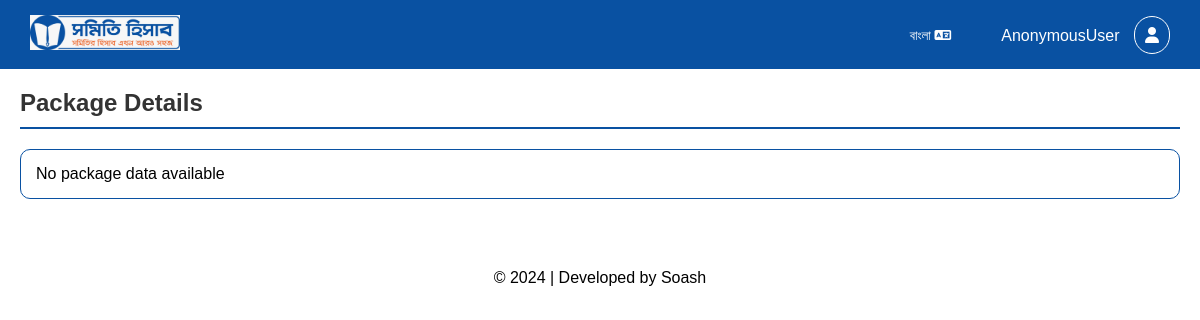
Page /package/ on the earlier database version.
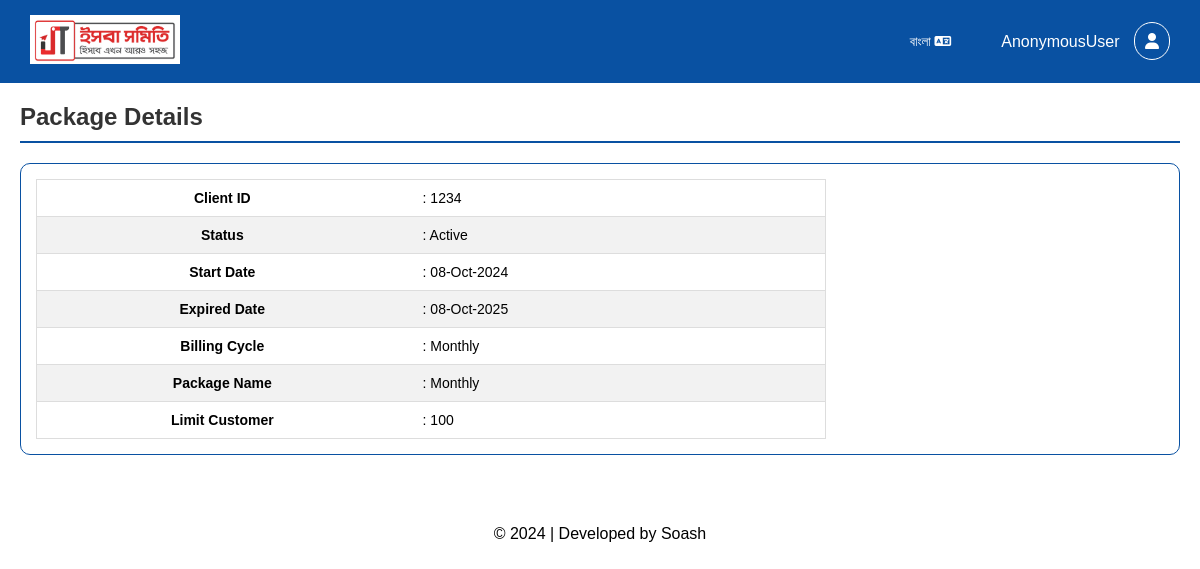
Same page on the later database version.
### app1/models.py (models this page shows, shortened)
class Logo(models.Model):
    image = models.ImageField(upload_to='logos/')
    uploaded_at = models.DateTimeField(auto_now_add=True)

class Package(models.Model):
    client_id = models.CharField(max_length=255, default="1234", blank=True, null=True)
    status = models.CharField(max_length=50, default="Active", blank=True, null=True)
    start_date = models.DateField(blank=True, null=True)
    expired_date = models.DateField(blank=True, null=True)
    billing_cycle = models.CharField(max_length=50, default="Monthly", blank=True, null=True)
    package_name = models.CharField(max_length=100, blank=True, null=True)
    limit_customer = models.CharField(max_length=100, default="100", blank=True, null=True)

### app1/views.py (the view)
# urls.py: path('package/', views.package, name='package'),
def package(request):
    package = Package.objects.first()
    if not package:
        return render(request, 'app1/package.html', {'error': 'No packages available'})
    return render(request, 'app1/package.html', {'package': package})

### app1/context_processors.py (called while the page is built)
def branches(request):
    language = request.session.get('language', 'en')
    translation.activate(language)
    request.LANGUAGE_CODE = language
    return {
        'branches': Branch.objects.all()
    }

def active_branch_processor(request):
    if isinstance(request.user, AnonymousUser):
        active_branch = None
    elif isinstance(request.user, Customer):
        active_branch = None
    elif isinstance(request.user, CustomUser):
        active_branch = ActiveBranch.objects.filter(user=request.user).first()
    else:
        active_branch = None
    logo = Logo.objects.first()
    return {'active_branch': active_branch, 'logo': logo}

### report/templatetags/custom_filters.py (called while the page is built)
@register.filter(name='has_permission')
def has_permission(user, perm_name):
    return user.has_perm(perm_name)

### templates/app1/package.html (shortened to what this page needs)
{% extends 'base.html' %}
{% load i18n %}
{% load static %}
{% block style_links %}
<link rel="stylesheet" href="{% static 'app1/customer_details.css' %}">
{% endblock %}
{% block content %}
<h2>{% trans "Package Details" %}</h2>
<div class="div1">
    {% if package %}
    <table>
        <tr>
            <th>{% trans "Client ID" %}</th>
            <td>: {{ package.client_id }}</td>
        </tr>
        <tr>
            <th>{% trans "Status" %}</th>
            <td>: {{ package.status }}</td>
        </tr>
        <tr>
            <th>{% trans "Start Date" %}</th>
            <td>: {{ package.start_date|date:"d-M-Y" }}</td>
        </tr>
        <tr>
            <th>{% trans "Expired Date" %}</th>
            <td>: {{ package.expired_date|date:"d-M-Y" }}</td>
        </tr>
        <tr>
            <th>{% trans "Billing Cycle" %}</th>
            <td>: {{ package.billing_cycle }}</td>
        </tr>
        <tr>
            <th>{% trans "Package Name" %}</th>
            <td>: {{ package.package_name }}</td>
        </tr>
        <tr>
            <th>{% trans "Limit Customer" %}</th>
            <td>: {{ package.limit_customer }}</td>
        </tr>
    </table>
    {% else %}
        <p>{% trans "No package data available" %}</p>
    {% endif %}
</div>
{% endblock %}

### templates/base.html (shortened to what this page needs)
<!DOCTYPE html>
<html lang="en">
<head>
    {% load static %}
    {% load i18n %}
    {% load custom_filters %}
    <link rel="stylesheet" href="{% static 'base.css' %}">
    <link rel="stylesheet" href="https://cdnjs.cloudflare.com/ajax/libs/font-awesome/6.6.0/css/all.min.css">
    {% block style_links %}{% endblock %}
</head>
<body>
    <div class="nav">
        <div class="nav1">
            <div>
                {% if logo %}
                    {% if user.is_staff %}
                        <a href="{% url 'home' %}"><img src="{{ logo.image.url }}" alt="Site Logo"></a>
                    {% else %}
                        <a href="{% url 'customer_home' %}"><img src="{{ logo.image.url }}" alt="Site Logo"></a>
                    {% endif %}
                {% else %}
                    <a href="{% url 'home' %}"><img src="{% static 'img/logo.jpg' %}" alt="Default Logo"></a>
                {% endif %}
            </div>
        </div>
        <div class="nav2">
            <div>
                {% if request.LANGUAGE_CODE == 'bn' %}
                    <button onclick="setLanguage('en')" class="lang">English <i class="fa-solid fa-language"></i></button>
                {% else %}
                    <button onclick="setLanguage('bn')" class="lang">বাংলা <i class="fa-solid fa-language"></i></button>
                {% endif %}
            </div>
            <div class="admin-menu">
                <div id="admin-btn">
                    {% if user.is_staff %}
                    <span>{{user.username}}</span>
                    {% else %}
                    <span>{{request.user}}</span>
                    {% endif %}
                    <i class="fa-solid fa-user" style="border: 1px solid; border-radius: 50px; padding: 10px; margin-left: 10px;"></i>
                </div>
            </div>
        </div>
    </div>
    <div class="container">
        <div class="main">
            {% block content %}{% endblock %}
        </div>
    </div>
    <footer>
        <p>&copy; 2024 | Developed by Soash</p>
    </footer>
</body>
</html>

### static/base.css (style rules this page uses)
:root { --primary-color: #0951a2; --secondary-color: #2ecc71; --text-color: #333; }
* { box-sizing: border-box; padding: 0; margin: 0; font-family: Arial, sans-serif; }
.nav { display: flex; color: white; padding: 5px 20px; justify-content: space-between; background: var(--primary-color); }
.nav1 { display: flex; padding: 10px; align-items: center; justify-content: space-between; flex-wrap: wrap; gap: 50px; }
.nav2 { display: flex; padding: 10px; align-items: center; flex-wrap: wrap; gap: 50px; }
.main h2 { color: #333; margin-bottom: 20px; padding-bottom: 10px; border-bottom: 2px solid var(--primary-color); }
.nav img { width: 150px; }
.container { padding: 20px; display: flex; gap: 20px; }
.main { flex: 1; }
.lang { background: var(--primary-color); color: #ffffff; border: none; cursor: pointer; }
#admin-btn { cursor: pointer; }
.admin-menu { position: relative; }
td, th { white-space: nowrap; }
footer { margin: 50px; text-align: center; }

### static/app1/customer_details.css (style rules this page uses)
h2 { color: #333; margin-bottom: 20px; padding-bottom: 10px; border-bottom: 2px solid #0951a2; }
.div1 { display: flex; gap: 20px; border: 1px solid #0951a2; padding: 15px; border-radius: 10px; }
table { width: 70%; border-collapse: collapse; font-family: Arial, sans-serif; font-size: 14px; border: 1px solid #ddd; }
tbody td { padding: 10px 15px; border-bottom: 1px solid #ddd; }
tbody th { border-bottom: 1px solid #ddd; }
tbody tr:nth-child(even) { background-color: #f2f2f2; }

Differences in the rows shown:
added Logo: image (picture)
added Package: client_id "1234", status "Active", start_date "08-Oct-2024", expired_date "08-Oct-2025", billing_cycle "Monthly", package_name "Monthly", limit_customer "100"
Other differences:
text no longer shown: "No package data available"
text now shown: "Client ID : Status : Start Date : Expired Date : Billing Cycle : Package Name : Limit Customer :"
